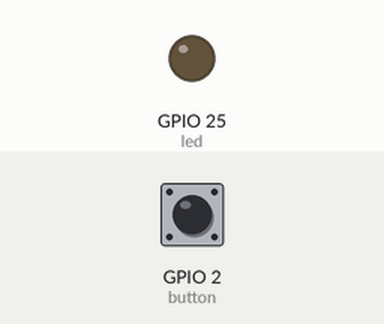
The program below on a simulated Raspberry Pi (BCM pin numbers). Parts: output pins drawn as LEDs (lit = HIGH). The inputs (shaded band) are chosen by the test bench; at power-on: GPIO 2 (button) HIGH. At 4.3 s the program stops and its outputs stay as they are.

Above: at 1.2 s.
1.3 s: GPIO 2 (button) pulled LOW for 0.15 s
At 2.7 s:
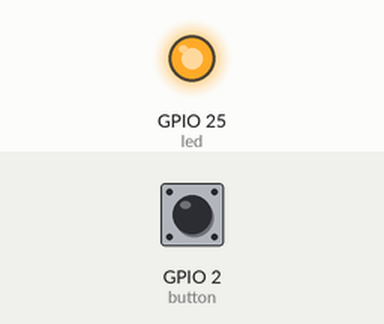
Timing chart, 0 to 5.8 s (numbered marks = the images above; inputs shaded):
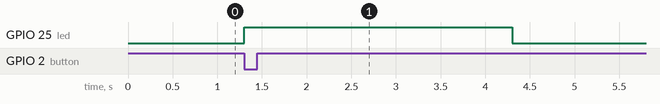

The program:

LED_On_Off.py
```python
from gpiozero import Button
from signal import pause
from gpiozero import LED
from time import sleep
from gpiozero import PWMLED

button = Button(2)
led = LED(25)
button.wait_for_press()
led.blink()
sleep(1)

led.on()

sleep(2)
led.off()
```

Measured:
- after the input at 1.3 s, GPIO 25 (led): LOW → HIGH at once, → LOW 3.0 s later
